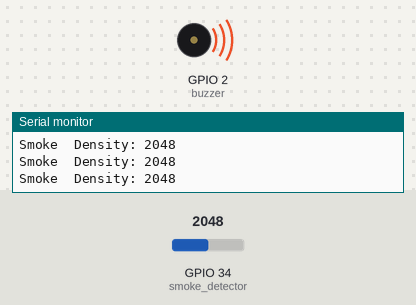
Bench run of a sketch on a simulated ESP32. On the bench: buzzer (waves = sounding, pin HIGH), the last lines printed to the serial monitor. The inputs (shaded band) are chosen by the test bench; at power-on: GPIO 34 (smoke_detector) = 2048.

Above: at 1.2 s.
1.3 s: GPIO 34 (smoke_detector) set to 213
2.8 s: GPIO 34 (smoke_detector) set to 181
At 3.4 s:
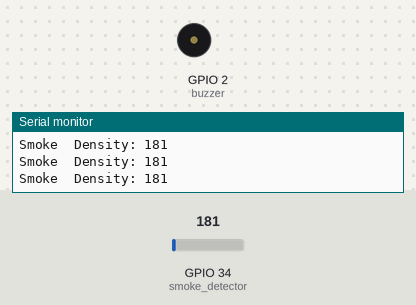
4.3 s: GPIO 34 (smoke_detector) set to 491
At 4.8 s:
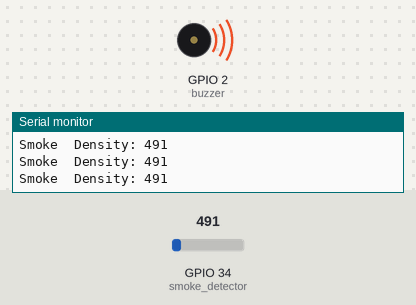
5.8 s: GPIO 34 (smoke_detector) set to 0
At 6.2 s:
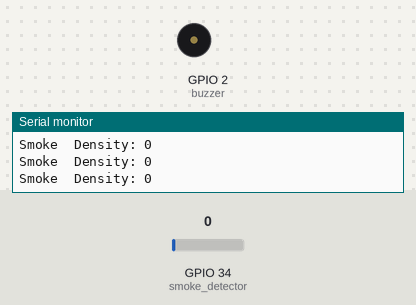
Timing chart, 0 to 8.3 s (numbered marks = the images above; inputs shaded):
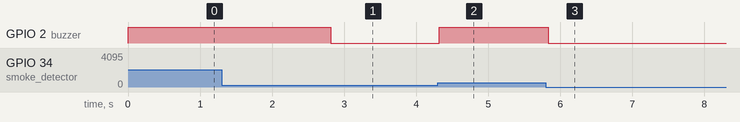

The sketch:

Smoke_Detector.ino
```cpp
// int red_LED_PIN = 11;
// int green_LED_PIN = 9;
// int blue_LED_PIN =  10;
int buzzer = 2;
int smoke_detector = 34;
int safety_lim = 200; //Sets  smoke density safe limit

void setup() {
  // pinMode(red_LED_PIN, OUTPUT);
  // pinMode(green_LED_PIN, OUTPUT);
  // pinMode(blue_LED_PIN, OUTPUT);
  pinMode(buzzer,  OUTPUT);
  pinMode(smoke_detector, INPUT);
  Serial.begin(9600); //baud rate
}

void  loop() {
  int sensor_read = analogRead(smoke_detector);
  	//reads and  stores the reading from the detector in sensor_read

  Serial.print("Smoke  Density: ");
  Serial.println(sensor_read);

  if (sensor_read > safety_lim)
    // Checks if reading is beyond safety limit
  {
	// analogWrite(red_LED_PIN,255);
    // analogWrite(green_LED_PIN, 0);
    // tone(buzzer,500, 100); //piezo rings
    digitalWrite(2,HIGH); // Buzzer ON
  }
  else
  {
    // analogWrite(green_LED_PIN, 255);
    // analogWrite(red_LED_PIN,0);
    // noTone(buzzer); //peizo wont ring
    digitalWrite(2,LOW); // Buzzer OFF
  }
  delay(50);
}
```

Measured:
- the behaviour switches between 201 and 200 on GPIO 34 (smoke_detector) (found by bisection; images 0 and 1)
- after the input at 2.8 s, GPIO 2 (buzzer): HIGH → LOW at once
- after the input at 4.3 s, GPIO 2 (buzzer): LOW → HIGH at once
- after the input at 5.8 s, GPIO 2 (buzzer): HIGH → LOW at once
